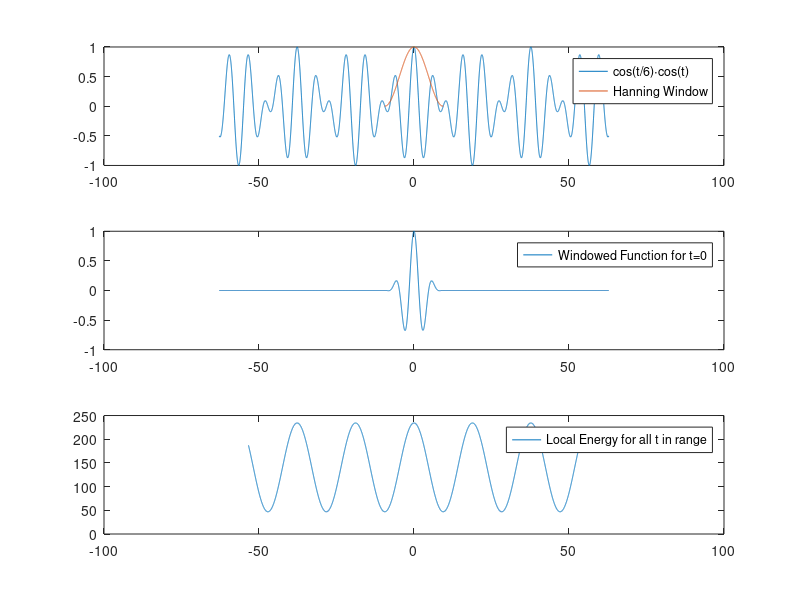

Here is the MATLAB script that generated this plot:
M = 10001;
t = linspace(-20*pi , 20*pi , M);
y = (cos(t/6)) .* cos(t);
L = 1501;
w = hanning(L);

support = (M-1)/2+(-(L-1)/2:(L-1)/2);

ywin = zeros(size(y));
ywin(support) = y(support) .* w';

enwin = conv(y.^2 , w.^2);

figure(2)
p1 = subplot(3,1,1);
plot(t,y);
hold on
plot(t(support) , w);
hold off
legend('cos(t/6)\cdotcos(t)' , 'Hanning Window')

p2 = subplot(3,1,2);
plot(t , ywin)
legend('Windowed Function for t=0')

p3 = subplot(3,1,3);
plot(t(1+(L+1)/2:end-(L+1)/2) , enwin(L+1:end-L));
legend('Local Energy for all t in range')

linkaxes([p1,p2,p3],'x')